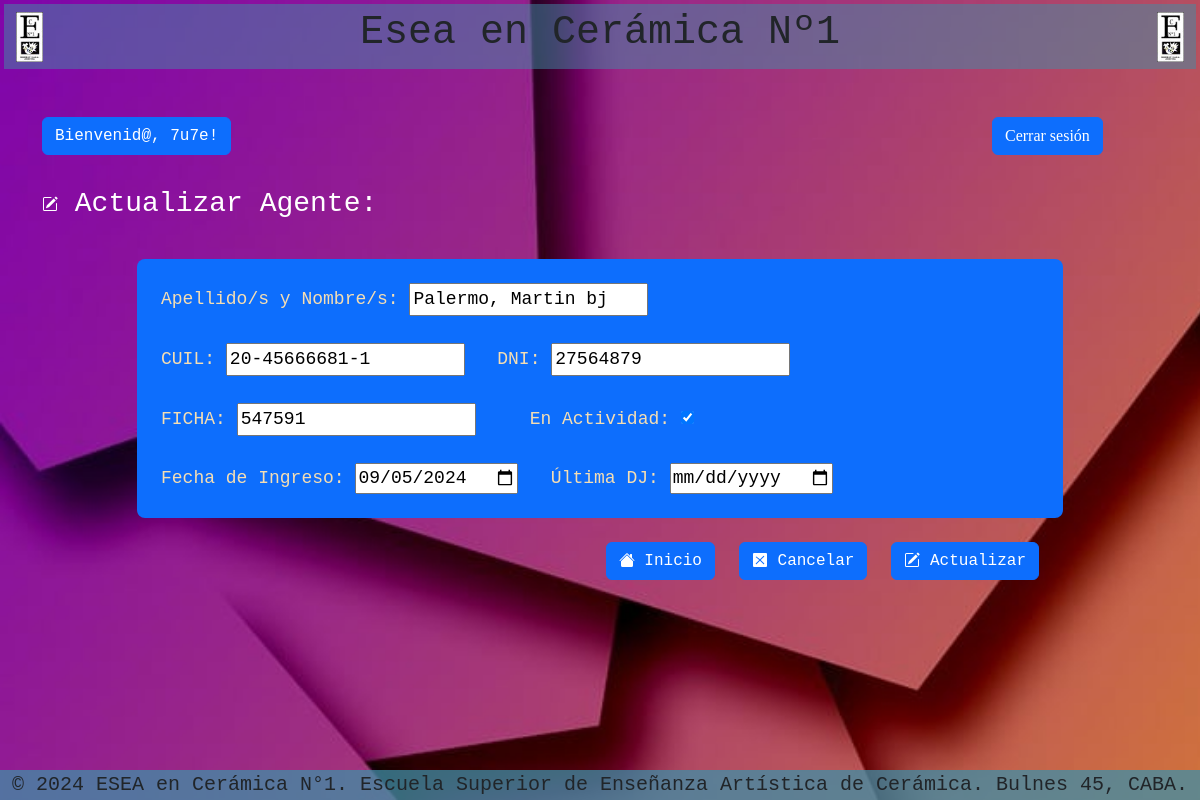
Screenshot of /Editar_ag.php?id_rh=15 (signed in) with the database file from the repository.
### tables this page shows
CREATE TABLE IF NOT EXISTS `agentes` (
  `id_rh` int NOT NULL,
  `apellido_Nombre` varchar(30) NOT NULL,
  `cuil` varchar(13) NOT NULL,
  `dni` int NOT NULL,
  `ficha` int NOT NULL,
  `IngresoEst` date NOT NULL,
  `ultima_DJ` date NOT NULL,
  `en_actividad` tinyint(1) NOT NULL,
  PRIMARY KEY (`id_rh`)
);

### editar_ag.php (the view, shortened to what this page needs)
<!DOCTYPE html>
<html>
<head>
    <link href="https://cdn.jsdelivr.net/npm/bootstrap@5.3.3/dist/css/bootstrap.min.css" rel="stylesheet">
    <link rel="stylesheet" href="css/style.css">
</head>
<nav class="navbar m-1 p-1" style="background-color: rgba(64, 142, 165, 0.5);">
    <img
        src="img/LOGO-ESEACERAMICA1-ALTA-40x73.jpg"
        alt="logo"
        class="logoCera ms-2 " />
    <h1 class=" font-family: Courier New, Courier, monospace; font-size: 40px; color: rgb(5, 13, 27); ">Esea en Cerámica Nº1</h1>
    <img src="img/LOGO-ESEACERAMICA1-ALTA-40x73.jpg" alt="logo" class="logoCera me-2 " />
</nav>
<div class="container mt-5">
    <div class="row">
        <div class="col-10">
            <h3 class="btn btn-primary" style="font-family: 'Courier New', Courier, monospace; color: white;">Bienvenid@, <?php echo htmlspecialchars($_SESSION['username']); ?>!</h3>
        </div>
        <div class="col-2"><a href="logout.php" class="btn btn-primary">Cerrar sesión</a>
        </div>
    </div>
</div>
<body>
    <?php
    include("coneccion.php");
    if (isset($_POST['enviar'])) {
        $id_rh = $_POST['id_rh'];
        $apellido_nombre = $_POST['apellido_Nombre'];
        $cuil = $_POST['cuil'];
        $dni = $_POST['dni'];
        $ficha = $_POST['ficha'];
        $en_actividad = isset($_POST['en_actividad']) ? 1 : 0;
        $IngresoEst = $_POST['IngresoEst'];
        $ultima_DJ = $_POST['ultima_DJ'];
        $sql_update = "UPDATE agentes SET
                        apellido_Nombre='$apellido_nombre',
                        cuil='$cuil',
                        dni='$dni',
                        ficha='$ficha',
                        en_actividad='$en_actividad',
                        IngresoEst='$IngresoEst',
                        ultima_DJ='$ultima_DJ'
                    WHERE id_rh='$id_rh'";
        if (mysqli_query($conn, $sql_update)) {
            echo "<script languaje='javascript'>alert('Datos Actualizados correctamente');
            location.assign('agentes.php');
            </script>";
        } else {
            echo "<script languaje='javascript'>alert('Los datos NO se han Actualizado correctamente');
            location.assign('agentes.php');
            </script>";
        }
        mysqli_close($conn);
    } else {
        $id_rh = $_GET['id_rh'];
        $sql = "SELECT * FROM agentes WHERE id_rh = '$id_rh'";
        $result = mysqli_query($conn, $sql);
        $row = mysqli_fetch_assoc($result);
        $apellido_nombre = $row['apellido_Nombre'];
        $cuil = $row['cuil'];
        $dni = $row['dni'];
        $ficha = $row['ficha'];
        $IngresoEst = $row['IngresoEst'];
        $ultima_DJ = $row['ultima_DJ'];
        $en_actividad = $row['en_actividad'];
    ?>
        <div class="container">
            <div class="row ">
                <h3 style="font-family: 'Courier New', Courier, monospace; color: white;"> Actualizar Agente: </h3>
            </div>
            <div class="row">
                <div class="col-sm-0 col-md-1 col-lg-1 col-xl-1 "></div>
                <div class="col-sm-12 col-md-10 col-lg-10 col-xl-10 ">
                    <div>
                        <section class="contact-form bg-primary  p-4 rounded-3">
                            <form id="miFormulario2" action="<?php echo $_SERVER['PHP_SELF']; ?>" method="post">
                                <label for="apellido_Nombre">Apellido/s y Nombre/s:</label>
                                <input type="text" id="apellido_Nombre" name="apellido_Nombre" value="<?php echo $apellido_nombre; ?>" required /><br><br>
                                <label for="cuil">CUIL:</label>
                                <input type="text" id="cuil" name="cuil" value="<?php echo $cuil; ?>" required />&nbsp;&nbsp;
                                <label for="dni">DNI:</label>
                                <input type="number" id="dni" name="dni" value="<?php echo $dni; ?>" required /><br><br>
                                <label for="ficha">FICHA:</label>
                                <input type="number" id="ficha" name="ficha" value="<?php echo $ficha; ?>" required />&nbsp;&nbsp;&nbsp;&nbsp;
                                <label for="en_actividad">En Actividad:</label>
                                <input type="checkbox" id="en_actividad" name="en_actividad" value="1" <?php if ($en_actividad == 1) echo 'checked'; ?> /><br><br>
                                <label for="IngresoEst">Fecha de Ingreso:</label>
                                <input type="date" id="IngresoEst" name="IngresoEst" value="<?php echo $IngresoEst; ?>" required />&nbsp;&nbsp;
                                <label for="ultima_DJ">Última DJ:</label>
                                <input type="date" id="ultima_DJ" name="ultima_DJ" value="<?php echo $ultima_DJ; ?>" />
                            </form>
                        </section>
                        <div class="mt-4 d-flex justify-content-end">
                            <a href="inicio.php" class="btn btn-primary ms-3 mb-3 " style="font-family: 'Courier New', Courier, monospace; font-weight: normal;">
                                 Inicio
                            </a>&nbsp;&nbsp;&nbsp;&nbsp;&nbsp;&nbsp;
                            <a href="agentes.php" class="btn btn-primary ms-6 mb-3" style="font-family: 'Courier New', Courier, monospace; font-weight: normal;">
                                 Cancelar
                            </a>&nbsp;&nbsp;&nbsp;&nbsp;&nbsp;&nbsp;
                            <button type="submit" form="miFormulario2" class="btn btn-primary ms-6 mb-3 me-3" name="enviar" value="ACTUALIZAR" style="font-family: 'Courier New', Courier, monospace; font-weight: normal;">
                                 Actualizar
                            </button>&nbsp;&nbsp;
                        </div>
                    </div>
                </div>
                <div class="col-sm-0 col-md-1 col-lg-1 col-xl-1"></div>
            </div>
        <?php } ?>
        </div>
</body>
<footer>
    <footer>© 2024 ESEA en Cerámica N°1. Escuela Superior de Enseñanza Artística de Cerámica. Bulnes 45, CABA.</footer>
</footer>
</html>

### css/style.css (style rules this page uses)
body, html { width: 100%; margin: 0px; padding: 0px; height: 100vh; background-image: url(../img/fondo3.jpg); background-repeat: no-repeat; background-size: cover; background-attachment: fixed; }
nav { background-color: rgba(64, 142, 165, 0.5); text-align: center; font-family: "Courier New", Courier, monospace; font-size: 35px; height: 65px; }
.logoCera { height: 50px; }
body { font-family: fantasy; background-color: whitesmoke; height: auto; }
.contact-form { font-family: "Courier New", Courier, monospace; font-size: 30px; color: wheat; margin-top: 30px; }
footer { margin-top: auto; width: 100%; text-align: center; text-justify: center; font-family: "Courier New", Courier, monospace; font-size: 20px; background-color: rgba(64, 142, 165, 0.5); padding: 10px 0; position: fixed; bottom: 0; display: flex; align-items: center; justify-content: center; height: 30px; }
form { font-size: 18px; }

### rows the page displays
agentes: apellido_Nombre "Palermo, Martin bj", cuil "20-45666681-1", dni "27564879", ficha "547591", en_actividad "☑", IngresoEst "09/05/2024"

### other values shown
$_SESSION['username'] "7u7e"
